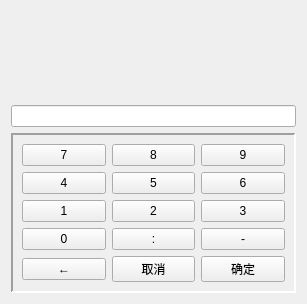
<?xml version="1.0" encoding="UTF-8"?>
<ui version="4.0">
 <class>digitDialog</class>
 <widget class="QDialog" name="digitDialog">
  <property name="geometry">
   <rect>
    <x>0</x>
    <y>0</y>
    <width>307</width>
    <height>304</height>
   </rect>
  </property>
  <property name="windowTitle">
   <string>Dialog</string>
  </property>
  <layout class="QVBoxLayout" name="verticalLayout">
   <item>
    <widget class="QLabel" name="label">
     <property name="sizePolicy">
      <sizepolicy hsizetype="Preferred" vsizetype="Preferred">
       <horstretch>0</horstretch>
       <verstretch>0</verstretch>
      </sizepolicy>
     </property>
     <property name="text">
      <string/>
     </property>
    </widget>
   </item>
   <item>
    <widget class="QLabel" name="label2">
     <property name="sizePolicy">
      <sizepolicy hsizetype="Preferred" vsizetype="Preferred">
       <horstretch>0</horstretch>
       <verstretch>0</verstretch>
      </sizepolicy>
     </property>
     <property name="text">
      <string/>
     </property>
    </widget>
   </item>
   <item>
    <widget class="QLineEdit" name="lineEdit">
     <property name="layoutDirection">
      <enum>Qt::RightToLeft</enum>
     </property>
     <property name="readOnly">
      <bool>false</bool>
     </property>
    </widget>
   </item>
   <item>
    <widget class="QFrame" name="frame">
     <property name="frameShape">
      <enum>QFrame::Panel</enum>
     </property>
     <property name="frameShadow">
      <enum>QFrame::Sunken</enum>
     </property>
     <property name="lineWidth">
      <number>2</number>
     </property>
     <layout class="QGridLayout" name="gridLayout">
      <item row="0" column="0">
       <widget class="QPushButton" name="pb7">
        <property name="focusPolicy">
         <enum>Qt::NoFocus</enum>
        </property>
        <property name="text">
         <string>7</string>
        </property>
       </widget>
      </item>
      <item row="0" column="1">
       <widget class="QPushButton" name="pb8">
        <property name="focusPolicy">
         <enum>Qt::NoFocus</enum>
        </property>
        <property name="text">
         <string>8</string>
        </property>
       </widget>
      </item>
      <item row="0" column="2">
       <widget class="QPushButton" name="pb9">
        <property name="focusPolicy">
         <enum>Qt::NoFocus</enum>
        </property>
        <property name="text">
         <string>9</string>
        </property>
       </widget>
      </item>
      <item row="1" column="0">
       <widget class="QPushButton" name="pb4">
        <property name="focusPolicy">
         <enum>Qt::NoFocus</enum>
        </property>
        <property name="text">
         <string>4</string>
        </property>
       </widget>
      </item>
      <item row="1" column="1">
       <widget class="QPushButton" name="pb5">
        <property name="focusPolicy">
         <enum>Qt::NoFocus</enum>
        </property>
        <property name="text">
         <string>5</string>
        </property>
       </widget>
      </item>
      <item row="1" column="2">
       <widget class="QPushButton" name="pb6">
        <property name="focusPolicy">
         <enum>Qt::NoFocus</enum>
        </property>
        <property name="text">
         <string>6</string>
        </property>
       </widget>
      </item>
      <item row="2" column="0">
       <widget class="QPushButton" name="pb1">
        <property name="focusPolicy">
         <enum>Qt::NoFocus</enum>
        </property>
        <property name="text">
         <string>1</string>
        </property>
       </widget>
      </item>
      <item row="2" column="1">
       <widget class="QPushButton" name="pb2">
        <property name="focusPolicy">
         <enum>Qt::NoFocus</enum>
        </property>
        <property name="text">
         <string>2</string>
        </property>
       </widget>
      </item>
      <item row="2" column="2">
       <widget class="QPushButton" name="pb3">
        <property name="focusPolicy">
         <enum>Qt::NoFocus</enum>
        </property>
        <property name="text">
         <string>3</string>
        </property>
       </widget>
      </item>
      <item row="3" column="0">
       <widget class="QPushButton" name="pb0">
        <property name="focusPolicy">
         <enum>Qt::NoFocus</enum>
        </property>
        <property name="text">
         <string>0</string>
        </property>
       </widget>
      </item>
      <item row="3" column="1">
       <widget class="QPushButton" name="pbm">
        <property name="focusPolicy">
         <enum>Qt::NoFocus</enum>
        </property>
        <property name="text">
         <string>:</string>
        </property>
       </widget>
      </item>
      <item row="3" column="2">
       <widget class="QPushButton" name="pbj">
        <property name="focusPolicy">
         <enum>Qt::NoFocus</enum>
        </property>
        <property name="text">
         <string>-</string>
        </property>
       </widget>
      </item>
      <item row="4" column="0">
       <widget class="QPushButton" name="pbb">
        <property name="focusPolicy">
         <enum>Qt::NoFocus</enum>
        </property>
        <property name="text">
         <string>←</string>
        </property>
       </widget>
      </item>
      <item row="4" column="1">
       <widget class="QPushButton" name="pb_cancel">
        <property name="focusPolicy">
         <enum>Qt::NoFocus</enum>
        </property>
        <property name="text">
         <string>取消</string>
        </property>
       </widget>
      </item>
      <item row="4" column="2">
       <widget class="QPushButton" name="pb_ok">
        <property name="focusPolicy">
         <enum>Qt::NoFocus</enum>
        </property>
        <property name="text">
         <string>确定</string>
        </property>
       </widget>
      </item>
     </layout>
    </widget>
   </item>
  </layout>
 </widget>
 <resources/>
 <connections/>
</ui>
